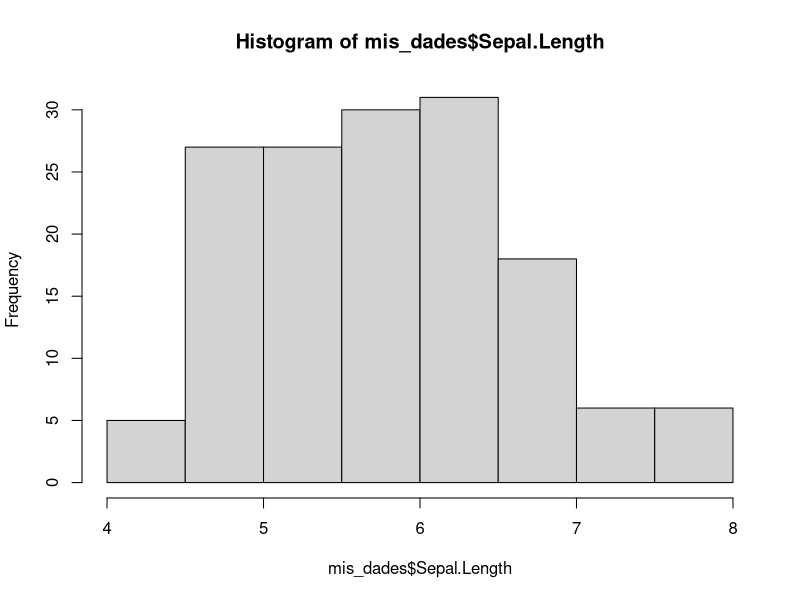
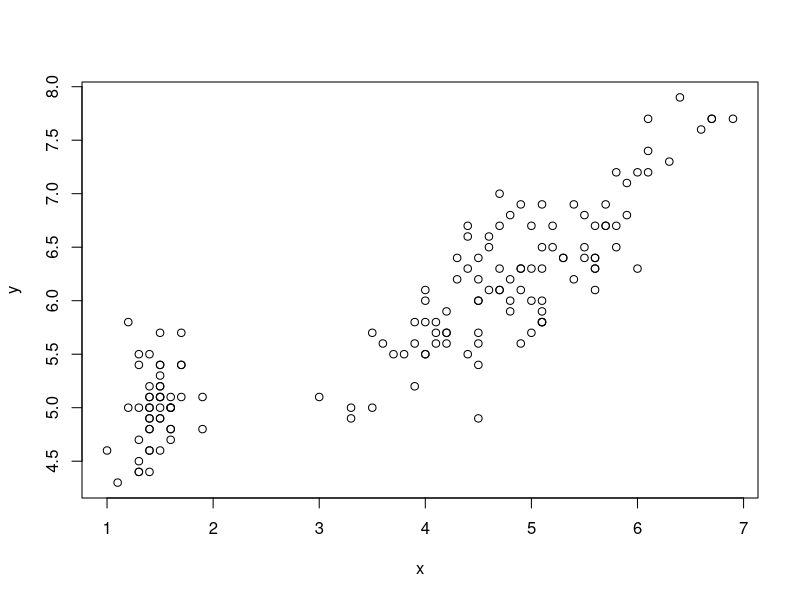
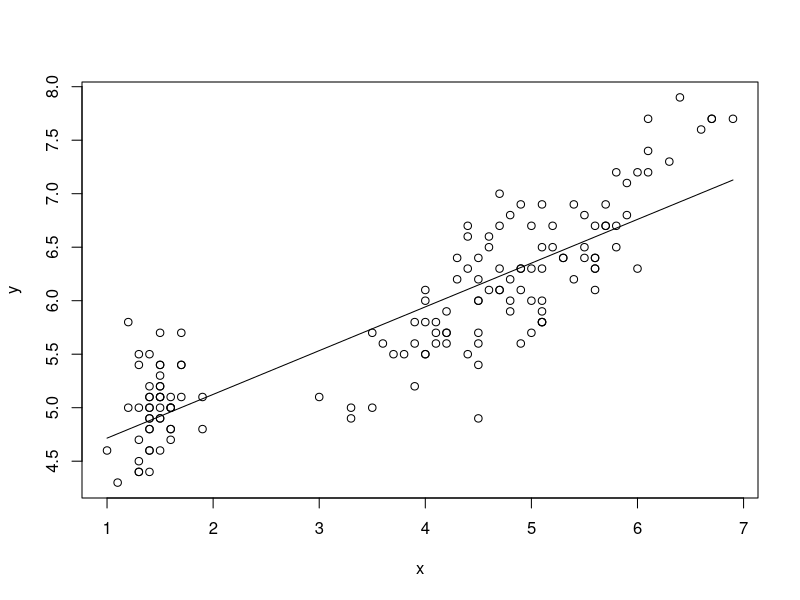

These figures' R source, in order:
#Codigo para problema 2
mis_dades <- iris
mean(mis_dades$Sepal.Length) #encontrar la media/promedio
sd(mis_dades$Sepal.Length) #encontrar la desviacion tipica
dim(mis_dades)
names(mis_dades)
hist(mis_dades$Sepal.Length)

x <-mis_dades$Petal.Length
x
y <-mis_dades$Sepal.Length
y

plot(x, y)

m <-sum((x-mean(x))*(y-mean(y)))/sum((x-mean(x))^2)
m
b <-mean(y)-m*mean(x)
b

m*1.5+b #ecuacion de una pendiente, y=mx+b

lm(y~x) #forma rapida de sacar M y B para la formula de una recta con pendiente M
mod <-lm(y~x) # ~ se hace al pulsar ALTGR+4+Espacio
summary(mod)

xpred <- data.frame(x=1.5)
xpred <- data.frame(x=1:7)
xpred <- data.frame(x=x)
xpred
ypred <-predict(mod, xpred)
ypred

plot(x, y)
lines(x, ypred) #si haces RUN a las lineas 34 y 35 te hara la r3egresion lineal por minimos cuadrados con los puntos de dispersion y la linea de prediccion

Rsq <- sum((ypred-mean(y))^2)/sum((y-mean(y))^2)
Rsq

summary(mod)
